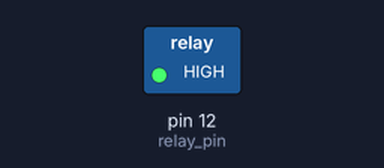
This sketch was run on a simulated Arduino Uno, built with avr-gcc and run on an emulated ATmega328P. On the bench: switched loads named in the sketch (green lamp = pin HIGH).

Above: at 0.1 s.
Timing chart, 0 to 1.6 s (numbered marks = the images above):
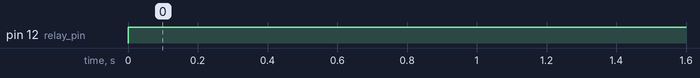

Measured:
- by itself, pin 12 (relay_pin): LOW → HIGH at 0.00 s

The sketch:

one_light_control_by_rerlay.ino
```cpp
// C++ code
//one light control by relay
int relay_pin=12;
void setup()
{
  pinMode(relay_pin,OUTPUT);
}
void loop()
{
  digitalWrite(relay_pin,HIGH);
//delay(1000);
//digitalWrite(relay_pin,LOW);
//delay(1000);
}
  
```
